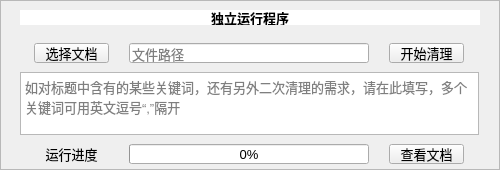
        <widget class="QFrame" name="frame">
            <property name="geometry">
                <rect>
                    <x>510</x>
                    <y>430</y>
                    <width>500</width>
                    <height>170</height>
                </rect>
            </property>
            <property name="minimumSize">
                <size>
                    <width>500</width>
                    <height>170</height>
                </size>
            </property>
            <property name="maximumSize">
                <size>
                    <width>500</width>
                    <height>170</height>
                </size>
            </property>
            <property name="frameShape">
                <enum>QFrame::StyledPanel</enum>
            </property>
            <property name="frameShadow">
                <enum>QFrame::Raised</enum>
            </property>
            <widget class="QLabel" name="label_28">
                <property name="geometry">
                    <rect>
                        <x>20</x>
                        <y>10</y>
                        <width>460</width>
                        <height>15</height>
                    </rect>
                </property>
                <property name="minimumSize">
                    <size>
                        <width>460</width>
                        <height>15</height>
                    </size>
                </property>
                <property name="maximumSize">
                    <size>
                        <width>460</width>
                        <height>15</height>
                    </size>
                </property>
                <property name="font">
                    <font>
                        <pointsize>10</pointsize>
                        <weight>75</weight>
                        <bold>true</bold>
                        <underline>false</underline>
                        <stylestrategy>PreferDefault</stylestrategy>
                    </font>
                </property>
                <property name="styleSheet">
                    <string notr="true">background-color:rgb(255,255,255)</string>
                </property>
                <property name="text">
                    <string>独立运行程序</string>
                </property>
                <property name="scaledContents">
                    <bool>false</bool>
                </property>
                <property name="alignment">
                    <set>Qt::AlignCenter</set>
                </property>
                <property name="wordWrap">
                    <bool>false</bool>
                </property>
                <property name="margin">
                    <number>0</number>
                </property>
            </widget>
            <widget class="QWidget" name="layoutWidget">
                <property name="geometry">
                    <rect>
                        <x>20</x>
                        <y>40</y>
                        <width>461</width>
                        <height>129</height>
                    </rect>
                </property>
                <layout class="QVBoxLayout" name="verticalLayout_3">
                    <item>
                        <layout class="QHBoxLayout" name="horizontalLayout_30">
                            <item>
                                <widget class="QPushButton" name="btn_chooseDoc">
                                    <property name="minimumSize">
                                        <size>
                                            <width>75</width>
                                            <height>20</height>
                                        </size>
                                    </property>
                                    <property name="maximumSize">
                                        <size>
                                            <width>75</width>
                                            <height>20</height>
                                        </size>
                                    </property>
                                    <property name="font">
                                        <font>
                                            <pointsize>10</pointsize>
                                            <weight>50</weight>
                                            <bold>false</bold>
                                            <underline>false</underline>
                                            <stylestrategy>PreferDefault</stylestrategy>
                                        </font>
                                    </property>
                                    <property name="text">
                                        <string>选择文档</string>
                                    </property>
                                </widget>
                            </item>
                            <item>
                                <widget class="QLineEdit" name="le_docPath">
                                    <property name="minimumSize">
                                        <size>
                                            <width>240</width>
                                            <height>20</height>
                                        </size>
                                    </property>
                                    <property name="maximumSize">
                                        <size>
                                            <width>240</width>
                                            <height>20</height>
                                        </size>
                                    </property>
                                    <property name="font">
                                        <font>
                                            <pointsize>10</pointsize>
                                            <weight>50</weight>
                                            <bold>false</bold>
                                            <underline>false</underline>
                                            <stylestrategy>PreferDefault</stylestrategy>
                                        </font>
                                    </property>
                                    <property name="placeholderText">
                                        <string>文件路径</string>
                                    </property>
                                </widget>
                            </item>
                            <item>
                                <widget class="QPushButton" name="btn_startClean">
                                    <property name="minimumSize">
                                        <size>
                                            <width>75</width>
                                            <height>20</height>
                                        </size>
                                    </property>
                                    <property name="maximumSize">
                                        <size>
                                            <width>75</width>
                                            <height>20</height>
                                        </size>
                                    </property>
                                    <property name="font">
                                        <font>
                                            <pointsize>10</pointsize>
                                            <weight>50</weight>
                                            <bold>false</bold>
                                            <underline>false</underline>
                                            <stylestrategy>PreferDefault</stylestrategy>
                                        </font>
                                    </property>
                                    <property name="text">
                                        <string>开始清理</string>
                                    </property>
                                </widget>
                            </item>
                        </layout>
                    </item>
                    <item>
                        <widget class="QPlainTextEdit" name="pte_clean_gjc">
                            <property name="minimumSize">
                                <size>
                                    <width>459</width>
                                    <height>63</height>
                                </size>
                            </property>
                            <property name="maximumSize">
                                <size>
                                    <width>459</width>
                                    <height>63</height>
                                </size>
                            </property>
                            <property name="font">
                                <font>
                                    <pointsize>10</pointsize>
                                    <weight>50</weight>
                                    <bold>false</bold>
                                    <underline>false</underline>
                                    <stylestrategy>PreferDefault</stylestrategy>
                                </font>
                            </property>
                            <property name="placeholderText">
                                <string>如对标题中含有的某些关键词，还有另外二次清理的需求，请在此填写，多个关键词可用英文逗号“,”隔开</string>
                            </property>
                        </widget>
                    </item>
                    <item>
                        <layout class="QHBoxLayout" name="horizontalLayout_31">
                            <item>
                                <widget class="QLabel" name="label_27">
                                    <property name="minimumSize">
                                        <size>
                                            <width>75</width>
                                            <height>20</height>
                                        </size>
                                    </property>
                                    <property name="maximumSize">
                                        <size>
                                            <width>75</width>
                                            <height>20</height>
                                        </size>
                                    </property>
                                    <property name="font">
                                        <font>
                                            <pointsize>10</pointsize>
                                            <weight>50</weight>
                                            <bold>false</bold>
                                            <underline>false</underline>
                                            <stylestrategy>PreferDefault</stylestrategy>
                                        </font>
                                    </property>
                                    <property name="layoutDirection">
                                        <enum>Qt::LeftToRight</enum>
                                    </property>
                                    <property name="autoFillBackground">
                                        <bool>false</bool>
                                    </property>
                                    <property name="text">
                                        <string>运行进度</string>
                                    </property>
                                    <property name="alignment">
                                        <set>Qt::AlignCenter</set>
                                    </property>
                                </widget>
                            </item>
                            <item>
                                <widget class="QProgressBar" name="pb_docClearProgressBar">
                                    <property name="minimumSize">
                                        <size>
                                            <width>240</width>
                                            <height>20</height>
                                        </size>
                                    </property>
                                    <property name="maximumSize">
                                        <size>
                                            <width>240</width>
                                            <height>20</height>
                                        </size>
                                    </property>
                                    <property name="font">
                                        <font>
                                            <pointsize>10</pointsize>
                                            <weight>50</weight>
                                            <bold>false</bold>
                                            <underline>false</underline>
                                            <stylestrategy>PreferDefault</stylestrategy>
                                        </font>
                                    </property>
                                    <property name="value">
                                        <number>0</number>
                                    </property>
                                    <property name="alignment">
                                        <set>Qt::AlignLeading|Qt::AlignLeft|Qt::AlignTop</set>
                                    </property>
                                </widget>
                            </item>
                            <item>
                                <widget class="QPushButton" name="btn_openDoc">
                                    <property name="minimumSize">
                                        <size>
                                            <width>75</width>
                                            <height>20</height>
                                        </size>
                                    </property>
                                    <property name="maximumSize">
                                        <size>
                                            <width>75</width>
                                            <height>20</height>
                                        </size>
                                    </property>
                                    <property name="font">
                                        <font>
                                            <pointsize>10</pointsize>
                                            <weight>50</weight>
                                            <bold>false</bold>
                                            <underline>false</underline>
                                            <stylestrategy>PreferDefault</stylestrategy>
                                        </font>
                                    </property>
                                    <property name="text">
                                        <string>查看文档</string>
                                    </property>
                                </widget>
                            </item>
                        </layout>
                    </item>
                </layout>
            </widget>
        </widget>
